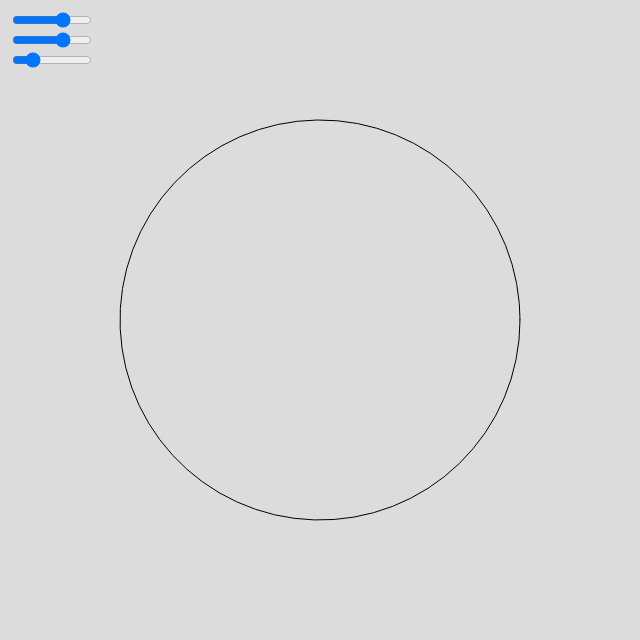
Frame 1 (no input)
Frame 60 (no input): identical to frame 1, image omitted
Frame 120 (the mouse pressed at the canvas centre since frame 60): identical to frame 1, image omitted

The p5.js sketch that drew this single still picture (run headless with seeded random() and noise() and a simulated clock; from frame 60 on, the mouse is pressed at the canvas centre):

// p5.js sketch
// ── sketch.js


let sliderA, sliderB, sliderN;

function setup() {
  createCanvas(640, 640);

  sliderA = createSlider(0, 300, 200);
  sliderA.position(10, 10);
  sliderA.style('width', '80px');

  sliderB = createSlider(0, 300, 200);
  sliderB.position(10, 30);
  sliderB.style('width', '80px');

  sliderN = createSlider(0, 10, 2, 0.1);
  sliderN.position(10, 50);
  sliderN.style('width', '80px');
}

function draw() {
  background(220);
  translate(width / 2, height / 2);

  let a = sliderA.value();
  let b = sliderB.value();
  let n = sliderN.value();

  stroke(0);
  noFill();
  beginShape();
  for (let t = 0; t < TWO_PI; t += 0.1) {
    let x = pow(abs(cos(t)), 2 / n) * a * sgn(cos(t));
    let y = pow(abs(sin(t)), 2 / n) * b * sgn(sin(t));
    vertex(x, y);
  }
  endShape(CLOSE);
}

function sgn(val) {
  if (val > 0) {
    return 1;
  } else if (val < 0) {
    return -1;
  } else {
    return 0;
  }
}
